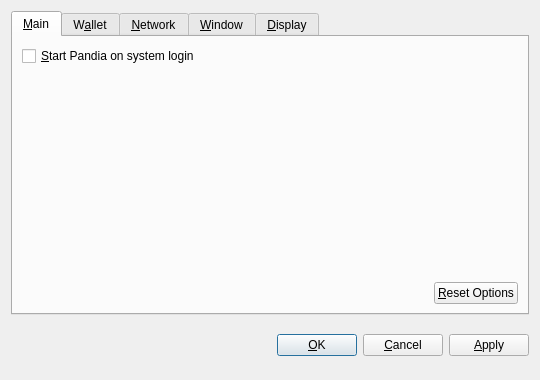
<?xml version="1.0" encoding="UTF-8"?>
<ui version="4.0">
 <class>OptionsDialog</class>
 <widget class="QDialog" name="OptionsDialog">
  <property name="geometry">
   <rect>
    <x>0</x>
    <y>0</y>
    <width>540</width>
    <height>380</height>
   </rect>
  </property>
  <property name="windowTitle">
   <string>Options</string>
  </property>
  <property name="modal">
   <bool>true</bool>
  </property>
  <layout class="QVBoxLayout" name="verticalLayout">
   <item>
    <widget class="QTabWidget" name="tabWidget">
     <property name="tabPosition">
      <enum>QTabWidget::North</enum>
     </property>
     <property name="currentIndex">
      <number>0</number>
     </property>
     <widget class="QWidget" name="tabMain">
      <attribute name="title">
       <string>&amp;Main</string>
      </attribute>
      <layout class="QVBoxLayout" name="verticalLayout_Main">
       <item>
        <widget class="QCheckBox" name="bitcoinAtStartup">
         <property name="toolTip">
          <string>Automatically start Pandia after logging in to the system.</string>
         </property>
         <property name="text">
          <string>&amp;Start Pandia on system login</string>
         </property>
        </widget>
       </item>
       <item>
        <spacer name="verticalSpacer_Main">
         <property name="orientation">
          <enum>Qt::Vertical</enum>
         </property>
         <property name="sizeHint" stdset="0">
          <size>
           <width>20</width>
           <height>40</height>
          </size>
         </property>
        </spacer>
       </item>
       <item>
        <layout class="QHBoxLayout" name="horizontalLayout_2_Main">
         <item>
          <spacer name="horizontalSpacer_2_Main">
           <property name="orientation">
            <enum>Qt::Horizontal</enum>
           </property>
           <property name="sizeHint" stdset="0">
            <size>
             <width>40</width>
             <height>20</height>
            </size>
           </property>
          </spacer>
         </item>
         <item>
          <widget class="QPushButton" name="resetButton">
           <property name="toolTip">
            <string>Reset all client options to default.</string>
           </property>
           <property name="text">
            <string>&amp;Reset Options</string>
           </property>
           <property name="autoDefault">
            <bool>false</bool>
           </property>
          </widget>
         </item>
        </layout>
       </item>
      </layout>
     </widget>
     <widget class="QWidget" name="tabWallet">
      <attribute name="title">
       <string>W&amp;allet</string>
      </attribute>
      <layout class="QVBoxLayout" name="verticalLayout_Network">
       <item>
        <widget class="QLabel" name="transactionFeeInfoLabel">
         <property name="text">
          <string>Optional transaction fee per kB that helps make sure your transactions are processed quickly. Most transactions are 1 kB.</string>
         </property>
         <property name="textFormat">
          <enum>Qt::PlainText</enum>
         </property>
         <property name="wordWrap">
          <bool>true</bool>
         </property>
        </widget>
       </item>
       <item>
        <layout class="QHBoxLayout" name="horizontalLayout_1_Main">
         <item>
          <widget class="QLabel" name="transactionFeeLabel">
           <property name="text">
            <string>Pay transaction &amp;fee</string>
           </property>
           <property name="textFormat">
            <enum>Qt::PlainText</enum>
           </property>
           <property name="buddy">
            <cstring>transactionFee</cstring>
           </property>
          </widget>
         </item>
         <item>
          <widget class="BitcoinAmountField" name="transactionFee"/>
         </item>
         <item>
          <spacer name="horizontalSpacer_1_Main">
           <property name="orientation">
            <enum>Qt::Horizontal</enum>
           </property>
           <property name="sizeHint" stdset="0">
            <size>
             <width>40</width>
             <height>20</height>
            </size>
           </property>
          </spacer>
         </item>
        </layout>
       </item>
       <item>
        <widget class="QLabel" name="label">
         <property name="text">
          <string>If you disable the spending of unconfirmed change, the change from a transaction cannot be used until that transaction has at least one confirmation. This also affects how your balance is computed.</string>
         </property>
         <property name="wordWrap">
          <bool>true</bool>
         </property>
        </widget>
       </item>
       <item>
        <widget class="QCheckBox" name="spendZeroConfChange">
         <property name="text">
          <string>Spend unconfirmed change  (experts only)</string>
         </property>
        </widget>
       </item>
       <item>
        <spacer name="verticalSpacer">
         <property name="orientation">
          <enum>Qt::Vertical</enum>
         </property>
         <property name="sizeHint" stdset="0">
          <size>
           <width>20</width>
           <height>40</height>
          </size>
         </property>
        </spacer>
       </item>
      </layout>
     </widget>
     <widget class="QWidget" name="tabNetwork">
      <attribute name="title">
       <string>&amp;Network</string>
      </attribute>
      <layout class="QVBoxLayout" name="verticalLayout_Network">
       <item>
        <widget class="QCheckBox" name="mapPortUpnp">
         <property name="toolTip">
          <string>Automatically open the Pandia client port on the router. This only works when your router supports UPnP and it is enabled.</string>
         </property>
         <property name="text">
          <string>Map port using &amp;UPnP</string>
         </property>
        </widget>
       </item>
       <item>
        <widget class="QCheckBox" name="connectSocks">
         <property name="toolTip">
          <string>Connect to the Pandia network through a SOCKS proxy (e.g. when connecting through Tor).</string>
         </property>
         <property name="text">
          <string>&amp;Connect through SOCKS proxy:</string>
         </property>
        </widget>
       </item>
       <item>
        <layout class="QHBoxLayout" name="horizontalLayout_Network">
         <item>
          <widget class="QLabel" name="proxyIpLabel">
           <property name="text">
            <string>Proxy &amp;IP:</string>
           </property>
           <property name="textFormat">
            <enum>Qt::PlainText</enum>
           </property>
           <property name="buddy">
            <cstring>proxyIp</cstring>
           </property>
          </widget>
         </item>
         <item>
          <widget class="QValidatedLineEdit" name="proxyIp">
           <property name="maximumSize">
            <size>
             <width>140</width>
             <height>16777215</height>
            </size>
           </property>
           <property name="toolTip">
            <string>IP address of the proxy (e.g. 127.0.0.1)</string>
           </property>
          </widget>
         </item>
         <item>
          <widget class="QLabel" name="proxyPortLabel">
           <property name="text">
            <string>&amp;Port:</string>
           </property>
           <property name="textFormat">
            <enum>Qt::PlainText</enum>
           </property>
           <property name="buddy">
            <cstring>proxyPort</cstring>
           </property>
          </widget>
         </item>
         <item>
          <widget class="QLineEdit" name="proxyPort">
           <property name="maximumSize">
            <size>
             <width>55</width>
             <height>16777215</height>
            </size>
           </property>
           <property name="toolTip">
            <string>Port of the proxy (e.g. 9050)</string>
           </property>
          </widget>
         </item>
         <item>
          <widget class="QLabel" name="socksVersionLabel">
           <property name="text">
            <string>SOCKS &amp;Version:</string>
           </property>
           <property name="textFormat">
            <enum>Qt::PlainText</enum>
           </property>
           <property name="buddy">
            <cstring>socksVersion</cstring>
           </property>
          </widget>
         </item>
         <item>
          <widget class="QValueComboBox" name="socksVersion">
           <property name="toolTip">
            <string>SOCKS version of the proxy (e.g. 5)</string>
           </property>
          </widget>
         </item>
         <item>
          <spacer name="horizontalSpacer_Network">
           <property name="orientation">
            <enum>Qt::Horizontal</enum>
           </property>
           <property name="sizeHint" stdset="0">
            <size>
             <width>40</width>
             <height>20</height>
            </size>
           </property>
          </spacer>
         </item>
        </layout>
       </item>
       <item>
        <spacer name="verticalSpacer_Network">
         <property name="orientation">
          <enum>Qt::Vertical</enum>
         </property>
         <property name="sizeHint" stdset="0">
          <size>
           <width>20</width>
           <height>40</height>
          </size>
         </property>
        </spacer>
       </item>
      </layout>
     </widget>
     <widget class="QWidget" name="tabWindow">
      <attribute name="title">
       <string>&amp;Window</string>
      </attribute>
      <layout class="QVBoxLayout" name="verticalLayout_Window">
       <item>
        <widget class="QCheckBox" name="minimizeToTray">
         <property name="toolTip">
          <string>Show only a tray icon after minimizing the window.</string>
         </property>
         <property name="text">
          <string>&amp;Minimize to the tray instead of the taskbar</string>
         </property>
        </widget>
       </item>
       <item>
        <widget class="QCheckBox" name="minimizeOnClose">
         <property name="toolTip">
          <string>Minimize instead of exit the application when the window is closed. When this option is enabled, the application will be closed only after selecting Quit in the menu.</string>
         </property>
         <property name="text">
          <string>M&amp;inimize on close</string>
         </property>
        </widget>
       </item>
       <item>
        <spacer name="verticalSpacer_Window">
         <property name="orientation">
          <enum>Qt::Vertical</enum>
         </property>
         <property name="sizeHint" stdset="0">
          <size>
           <width>20</width>
           <height>40</height>
          </size>
         </property>
        </spacer>
       </item>
      </layout>
     </widget>
     <widget class="QWidget" name="tabDisplay">
      <attribute name="title">
       <string>&amp;Display</string>
      </attribute>
      <layout class="QVBoxLayout" name="verticalLayout_Display">
       <item>
        <layout class="QHBoxLayout" name="horizontalLayout_1_Display">
         <item>
          <widget class="QLabel" name="langLabel">
           <property name="text">
            <string>User Interface &amp;language:</string>
           </property>
           <property name="textFormat">
            <enum>Qt::PlainText</enum>
           </property>
           <property name="buddy">
            <cstring>lang</cstring>
           </property>
          </widget>
         </item>
         <item>
          <widget class="QValueComboBox" name="lang">
           <property name="toolTip">
            <string>The user interface language can be set here. This setting will take effect after restarting Pandia.</string>
           </property>
          </widget>
         </item>
        </layout>
       </item>
       <item>
        <layout class="QHBoxLayout" name="horizontalLayout_2_Display">
         <item>
          <widget class="QLabel" name="unitLabel">
           <property name="text">
            <string>&amp;Unit to show amounts in:</string>
           </property>
           <property name="textFormat">
            <enum>Qt::PlainText</enum>
           </property>
           <property name="buddy">
            <cstring>unit</cstring>
           </property>
          </widget>
         </item>
         <item>
          <widget class="QValueComboBox" name="unit">
           <property name="toolTip">
            <string>Choose the default subdivision unit to show in the interface and when sending coins.</string>
           </property>
          </widget>
         </item>
        </layout>
       </item>
       <item>
        <widget class="QCheckBox" name="displayAddresses">
         <property name="toolTip">
          <string>Whether to show Pandia addresses in the transaction list or not.</string>
         </property>
         <property name="text">
          <string>&amp;Display addresses in transaction list</string>
         </property>
        </widget>
       </item>
       <item>
        <widget class="QCheckBox" name="coinControlFeatures">
         <property name="toolTip">
          <string>Whether to show coin control features or not.</string>
         </property>
         <property name="text">
          <string>Display coin &amp;control features (experts only!)</string>
         </property>
        </widget>
       </item>
       <item>
        <spacer name="verticalSpacer_Display">
         <property name="orientation">
          <enum>Qt::Vertical</enum>
         </property>
         <property name="sizeHint" stdset="0">
          <size>
           <width>20</width>
           <height>40</height>
          </size>
         </property>
        </spacer>
       </item>
      </layout>
     </widget>
    </widget>
   </item>
   <item>
    <layout class="QHBoxLayout" name="horizontalLayout_Buttons">
     <item>
      <spacer name="horizontalSpacer_1">
       <property name="orientation">
        <enum>Qt::Horizontal</enum>
       </property>
       <property name="sizeHint" stdset="0">
        <size>
         <width>40</width>
         <height>48</height>
        </size>
       </property>
      </spacer>
     </item>
     <item>
      <widget class="QLabel" name="statusLabel">
       <property name="font">
        <font>
         <weight>75</weight>
         <bold>true</bold>
        </font>
       </property>
       <property name="text">
        <string/>
       </property>
       <property name="textFormat">
        <enum>Qt::PlainText</enum>
       </property>
       <property name="wordWrap">
        <bool>true</bool>
       </property>
      </widget>
     </item>
     <item>
      <spacer name="horizontalSpacer_2">
       <property name="orientation">
        <enum>Qt::Horizontal</enum>
       </property>
       <property name="sizeHint" stdset="0">
        <size>
         <width>40</width>
         <height>48</height>
        </size>
       </property>
      </spacer>
     </item>
     <item>
      <widget class="QPushButton" name="okButton">
       <property name="text">
        <string>&amp;OK</string>
       </property>
      </widget>
     </item>
     <item>
      <widget class="QPushButton" name="cancelButton">
       <property name="text">
        <string>&amp;Cancel</string>
       </property>
       <property name="autoDefault">
        <bool>false</bool>
       </property>
      </widget>
     </item>
     <item>
      <widget class="QPushButton" name="applyButton">
       <property name="text">
        <string>&amp;Apply</string>
       </property>
       <property name="autoDefault">
        <bool>false</bool>
       </property>
      </widget>
     </item>
    </layout>
   </item>
  </layout>
 </widget>
 <customwidgets>
  <customwidget>
   <class>BitcoinAmountField</class>
   <extends>QSpinBox</extends>
   <header>bitcoinamountfield.h</header>
  </customwidget>
  <customwidget>
   <class>QValueComboBox</class>
   <extends>QComboBox</extends>
   <header>qvaluecombobox.h</header>
  </customwidget>
  <customwidget>
   <class>QValidatedLineEdit</class>
   <extends>QLineEdit</extends>
   <header>qvalidatedlineedit.h</header>
  </customwidget>
 </customwidgets>
 <resources/>
 <connections/>
</ui>
